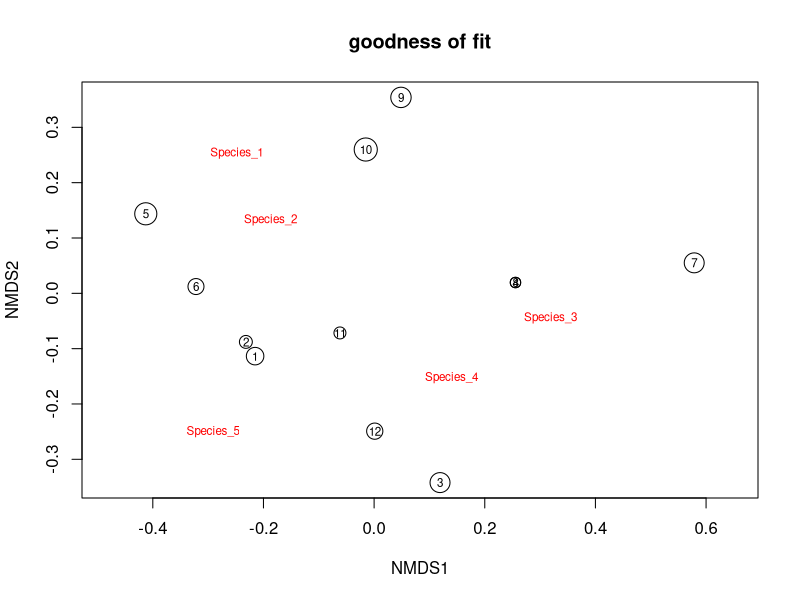
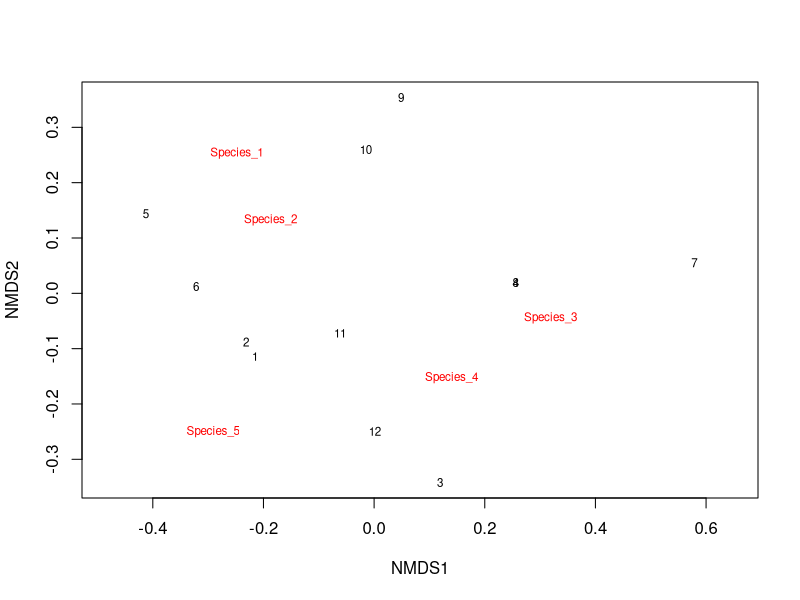

These charts were generated, in order, by the following R code: (Note: this script raises an error after producing the figures.)
## ---- chunk 1
rm(list = ls())
library(tidyverse)
library(here)
library(vegan)
## ---- chunk 2
DF<-read.csv(here("Data", "TryOrdination.csv" ))
## ---- chunk 3
DF.nmds.bray<-metaMDS(DF[,2:6], distance = "bray", trace = FALSE, trymax = 100)
## ---- chunk 4
DF.nmds.bray #look at the result
## ---- chunk 5
gof<-goodness(DF.nmds.bray) #goodness of fit
plot(DF.nmds.bray, type = "t", main = "goodness of fit")
points(DF.nmds.bray, display = "sites", cex=gof*100)
## ---- chunk 6
plot(DF.nmds.bray, type = "t")

PlotData<-fortify(DF.nmds.bray)

ggplot(PlotData, aes(NMDS1,NMDS2,group = Score))+
   geom_text(aes(label=Label, color = Score))+
   scale_color_manual(values = c(sites = "brown", species = "green"))+
   geom_point(aes(color=Score, shape =Score, size =.1))+
   scale_color_manual(values = c(sites = "red", species = "black"))
